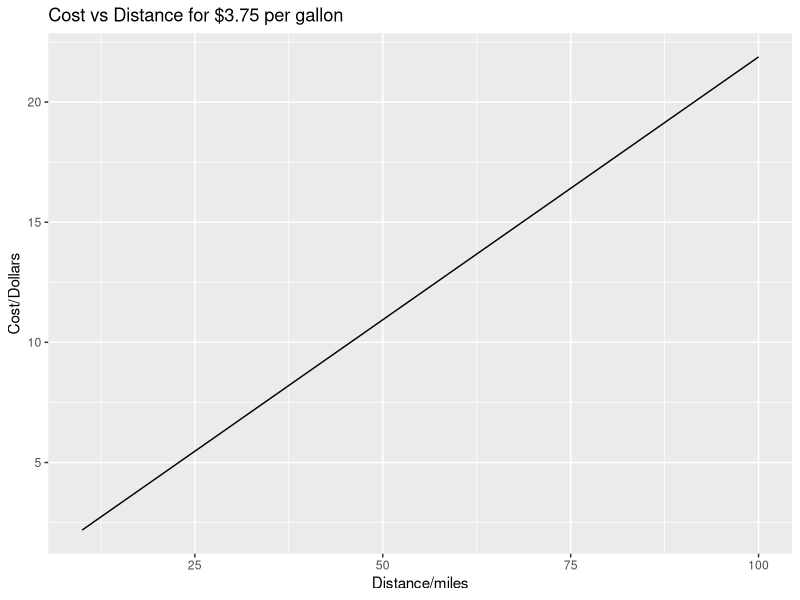

Generate this figure with R:
## ---- chunk 1
library(datasets)
library(ggplot2)
mpgData<-data(mtcars)
mdl<-lm(mpg~hp+am,data=mtcars)
mpgVal<-predict(mdl,data.frame(hp=250,am=1))
print(paste("Predicted MPG is ",round(mpgVal,2)))
qplot(10*(1:10),10*(1:10)/mpgVal*3.75,geom="line",main="Cost vs Distance for $3.75 per gallon",xlab="Distance/miles",ylab="Cost/Dollars")
